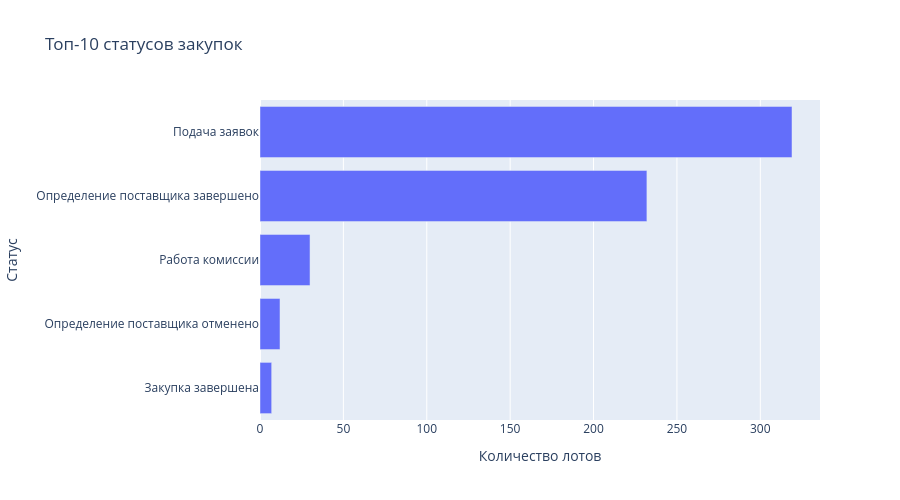

Write notebook code for a chart like this one.
### Code cell
# Распределение по статусам
status_counts = df['status'].value_counts().head(10)

fig = px.bar(
    x=status_counts.values,
    y=status_counts.index,
    orientation='h',
    title='Топ-10 статусов закупок',
    labels={'x': 'Количество лотов', 'y': 'Статус'}
)
fig.update_layout(height=500, yaxis={'categoryorder': 'total ascending'})
fig.show()

### Figure 1 — Plotly figure (JSON) as saved in the notebook; plotly's stock layout.template omitted (floating-point values rounded to 4 significant figures)
{"data": [{"hovertemplate": "Количество лотов=%{x}<br>Статус=%{y}<extra></extra>", "legendgroup": "", "marker": {"color": "#636efa", "pattern": {"shape": ""}}, "name": "", "orientation": "h", "showlegend": false, "textposition": "auto", "type": "bar", "x": [319, 232, 30, 12, 7], "xaxis": "x", "y": ["Подача заявок", "Определение поставщика завершено", "Работа комиссии", "Определение поставщика отменено", "Закупка завершена"], "yaxis": "y"}], "layout": {"barmode": "relative", "height": 500, "legend": {"tracegroupgap": 0}, "title": {"text": "Топ-10 статусов закупок"}, "xaxis": {"anchor": "y", "domain": [0, 1], "title": {"text": "Количество лотов"}}, "yaxis": {"anchor": "x", "categoryorder": "total ascending", "domain": [0, 1], "title": {"text": "Статус"}}}}
